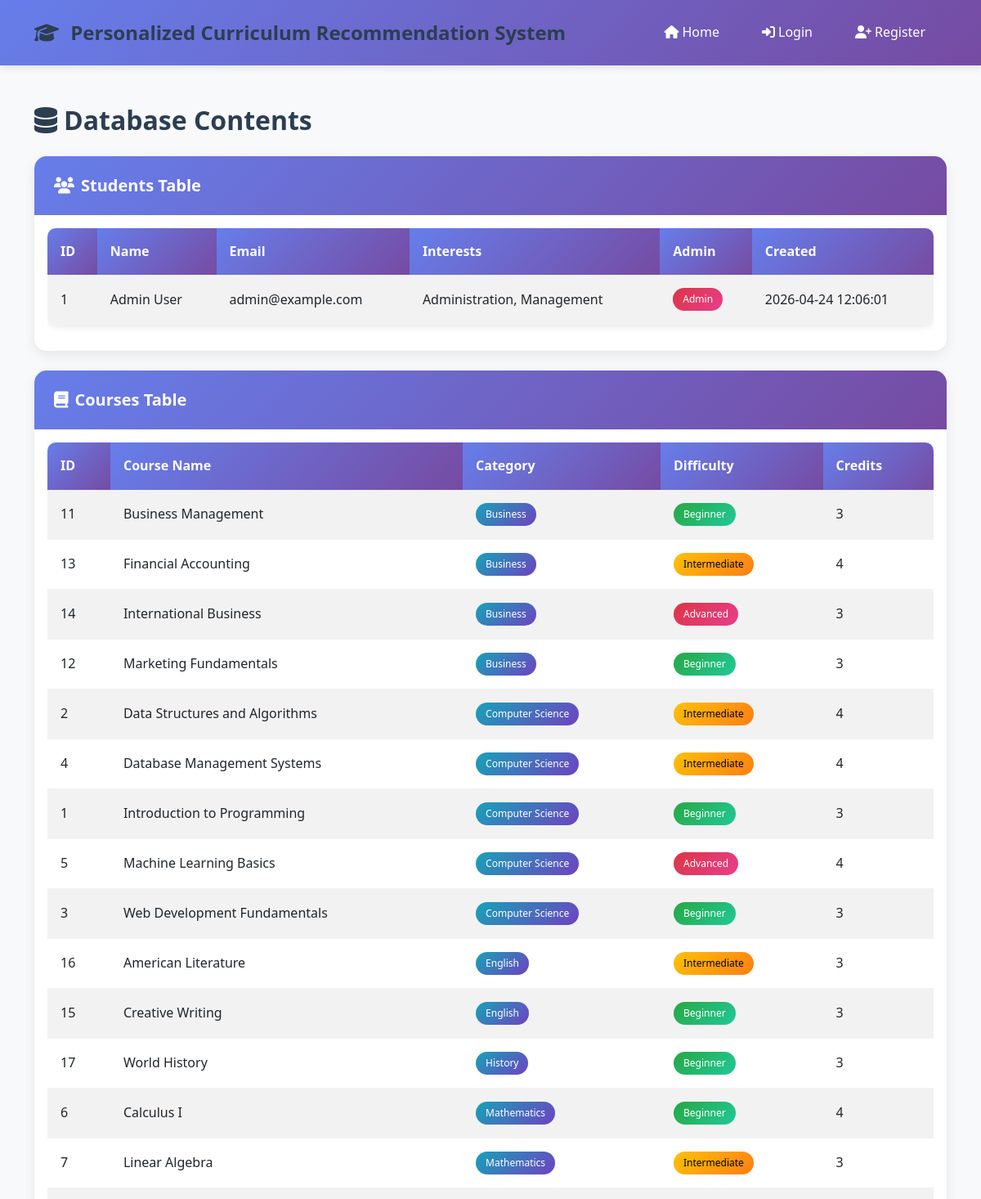
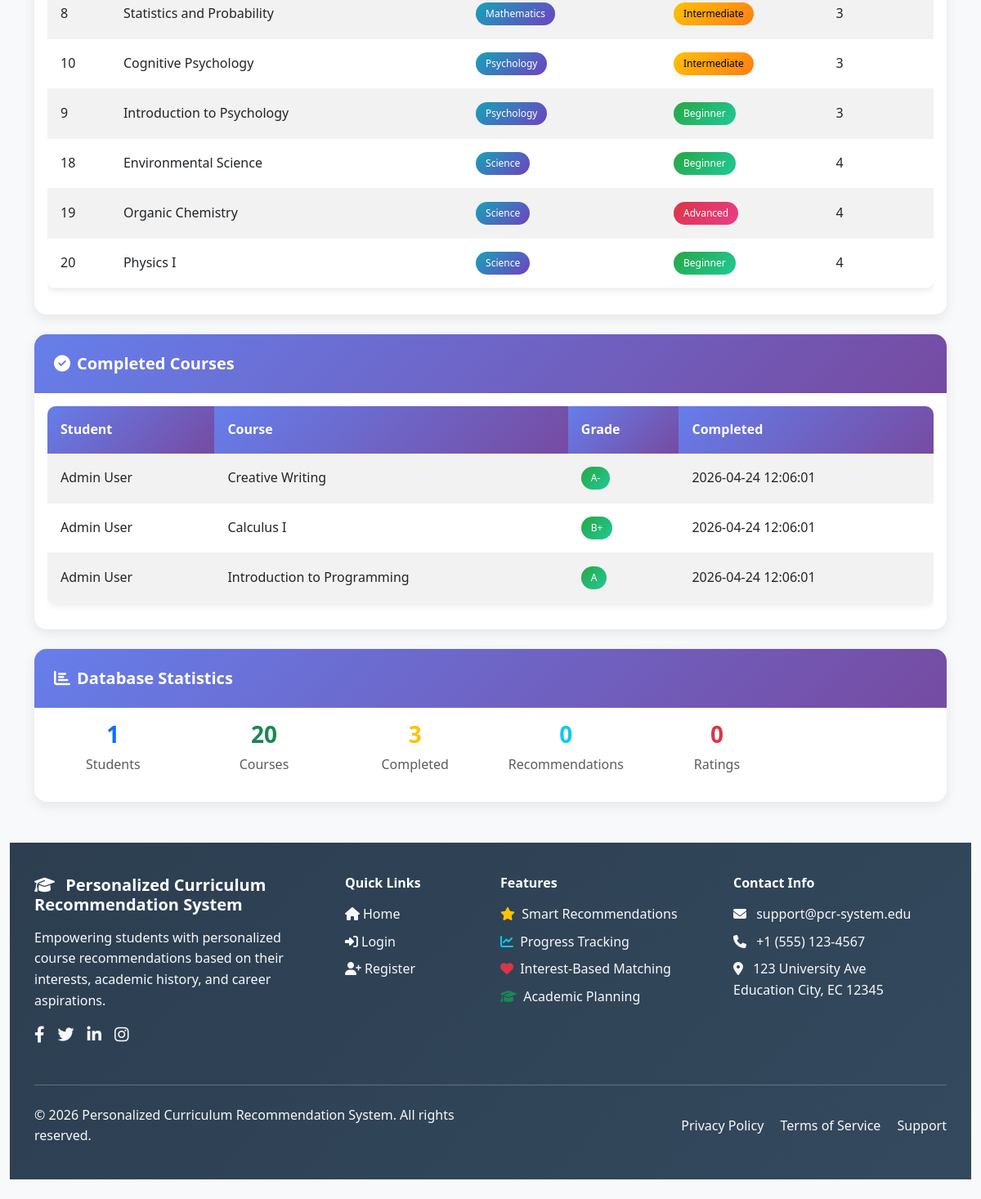
The app's page /database_viewer.php with its own data (2 pictures, top to bottom).
### tables this page shows
CREATE TABLE IF NOT EXISTS students (
    id INT AUTO_INCREMENT PRIMARY KEY,
    name VARCHAR(100) NOT NULL,
    email VARCHAR(100) UNIQUE NOT NULL,
    password VARCHAR(255) NOT NULL,
    interests TEXT,
    is_admin BOOLEAN DEFAULT FALSE,
    created_at TIMESTAMP DEFAULT CURRENT_TIMESTAMP,
    updated_at TIMESTAMP DEFAULT CURRENT_TIMESTAMP ON UPDATE CURRENT_TIMESTAMP
);

CREATE TABLE IF NOT EXISTS courses (
    id INT AUTO_INCREMENT PRIMARY KEY,
    name VARCHAR(200) NOT NULL,
    category VARCHAR(100) NOT NULL,
    difficulty ENUM('Beginner', 'Intermediate', 'Advanced') DEFAULT 'Beginner',
    keywords TEXT,
    description TEXT,
    credits INT DEFAULT 3,
    created_at TIMESTAMP DEFAULT CURRENT_TIMESTAMP,
    updated_at TIMESTAMP DEFAULT CURRENT_TIMESTAMP ON UPDATE CURRENT_TIMESTAMP
);

CREATE TABLE IF NOT EXISTS completed_courses (
    id INT AUTO_INCREMENT PRIMARY KEY,
    student_id INT NOT NULL,
    course_id INT NOT NULL,
    completed_at TIMESTAMP DEFAULT CURRENT_TIMESTAMP,
    grade VARCHAR(5),
    FOREIGN KEY (student_id) REFERENCES students(id) ON DELETE CASCADE,
    FOREIGN KEY (course_id) REFERENCES courses(id) ON DELETE CASCADE,
    UNIQUE KEY unique_student_course (student_id, course_id)
);

### database_viewer.php (the view, shortened to what this page needs)
<?php
include 'includes/header.php';
?>
<div class="container mt-4">
    <div class="row">
        <div class="col-12">
            <h2 class="mb-4">
                <i class="fas fa-database me-2"></i>Database Contents
            </h2>
            <div class="card mb-4">
                <div class="card-header">
                    <h5><i class="fas fa-users me-2"></i>Students Table</h5>
                </div>
                <div class="card-body">
                    <?php
                    try {
                        $stmt = $db->query("SELECT id, name, email, interests, is_admin, created_at FROM students");
                        $students = $stmt->fetchAll();
                        ?>
                        <div class="table-responsive">
                            <table class="table table-striped">
                                <thead>
                                    <tr>
                                        <th>ID</th>
                                        <th>Name</th>
                                        <th>Email</th>
                                        <th>Interests</th>
                                        <th>Admin</th>
                                        <th>Created</th>
                                    </tr>
                                </thead>
                                <tbody>
                                    <?php foreach ($students as $student): ?>
                                    <tr>
                                        <td><?php echo $student['id']; ?></td>
                                        <td><?php echo htmlspecialchars($student['name']); ?></td>
                                        <td><?php echo htmlspecialchars($student['email']); ?></td>
                                        <td><?php echo htmlspecialchars($student['interests']); ?></td>
                                        <td>
                                            <?php if ($student['is_admin']): ?>
                                                <span class="badge bg-danger">Admin</span>
                                            <?php else: ?>
                                                <span class="badge bg-primary">Student</span>
                                            <?php endif; ?>
                                        </td>
                                        <td><?php echo $student['created_at']; ?></td>
                                    </tr>
                                    <?php endforeach; ?>
                                </tbody>
                            </table>
                        </div>
                        <?php
                    } catch (Exception $e) {
                        echo '<div class="alert alert-danger">Error: ' . $e->getMessage() . '</div>';
                    }
                    ?>
                </div>
            </div>
            <div class="card mb-4">
                <div class="card-header">
                    <h5><i class="fas fa-book me-2"></i>Courses Table</h5>
                </div>
                <div class="card-body">
                    <?php
                    try {
                        $stmt = $db->query("SELECT id, name, category, difficulty, credits FROM courses ORDER BY category, name");
                        $courses = $stmt->fetchAll();
                        ?>
                        <div class="table-responsive">
                            <table class="table table-striped">
                                <thead>
                                    <tr>
                                        <th>ID</th>
                                        <th>Course Name</th>
                                        <th>Category</th>
                                        <th>Difficulty</th>
                                        <th>Credits</th>
                                    </tr>
                                </thead>
                                <tbody>
                                    <?php foreach ($courses as $course): ?>
                                    <tr>
                                        <td><?php echo $course['id']; ?></td>
                                        <td><?php echo htmlspecialchars($course['name']); ?></td>
                                        <td>
                                            <span class="badge bg-info"><?php echo htmlspecialchars($course['category']); ?></span>
                                        </td>
                                        <td>
                                            <?php
                                            $badgeClass = '';
                                            switch($course['difficulty']) {
                                                case 'Beginner': $badgeClass = 'bg-success'; break;
                                                case 'Intermediate': $badgeClass = 'bg-warning'; break;
                                                case 'Advanced': $badgeClass = 'bg-danger'; break;
                                            }
                                            ?>
                                            <span class="badge <?php echo $badgeClass; ?>"><?php echo $course['difficulty']; ?></span>
                                        </td>
                                        <td><?php echo $course['credits']; ?></td>
                                    </tr>
                                    <?php endforeach; ?>
                                </tbody>
                            </table>
                        </div>
                        <?php
                    } catch (Exception $e) {
                        echo '<div class="alert alert-danger">Error: ' . $e->getMessage() . '</div>';
                    }
                    ?>
                </div>
            </div>
            <div class="card mb-4">
                <div class="card-header">
                    <h5><i class="fas fa-check-circle me-2"></i>Completed Courses</h5>
                </div>
                <div class="card-body">
                    <?php
                    try {
                        $stmt = $db->query("
                            SELECT cc.id, s.name as student_name, c.name as course_name, cc.grade, cc.completed_at
                            FROM completed_courses cc
                            JOIN students s ON cc.student_id = s.id
                            JOIN courses c ON cc.course_id = c.id
                            ORDER BY cc.completed_at DESC
                        ");
                        $completed = $stmt->fetchAll();
                        ?>
                        <div class="table-responsive">
                            <table class="table table-striped">
                                <thead>
                                    <tr>
                                        <th>Student</th>
                                        <th>Course</th>
                                        <th>Grade</th>
                                        <th>Completed</th>
                                    </tr>
                                </thead>
                                <tbody>
                                    <?php foreach ($completed as $comp): ?>
                                    <tr>
                                        <td><?php echo htmlspecialchars($comp['student_name']); ?></td>
                                        <td><?php echo htmlspecialchars($comp['course_name']); ?></td>
                                        <td>
                                            <span class="badge bg-success"><?php echo $comp['grade']; ?></span>
                                        </td>
                                        <td><?php echo $comp['completed_at']; ?></td>
                                    </tr>
                                    <?php endforeach; ?>
                                </tbody>
                            </table>
                        </div>
                        <?php
                    } catch (Exception $e) {
                        echo '<div class="alert alert-danger">Error: ' . $e->getMessage() . '</div>';
                    }
                    ?>
                </div>
            </div>
            <div class="card">
                <div class="card-header">
                    <h5><i class="fas fa-chart-bar me-2"></i>Database Statistics</h5>
                </div>
                <div class="card-body">
                    <?php
                    try {
                        $stats = [];
                        $stmt = $db->query("SELECT COUNT(*) as count FROM students");
                        $stats['students'] = $stmt->fetch()['count'];
                        $stmt = $db->query("SELECT COUNT(*) as count FROM courses");
                        $stats['courses'] = $stmt->fetch()['count'];
                        $stmt = $db->query("SELECT COUNT(*) as count FROM completed_courses");
                        $stats['completed'] = $stmt->fetch()['count'];
                        $stmt = $db->query("SELECT COUNT(*) as count FROM recommendations");
                        $stats['recommendations'] = $stmt->fetch()['count'];
                        $stmt = $db->query("SELECT COUNT(*) as count FROM course_ratings");
                        $stats['ratings'] = $stmt->fetch()['count'];
                        ?>
                        <div class="row">
                            <div class="col-md-2">
                                <div class="text-center">
                                    <h3 class="text-primary"><?php echo $stats['students']; ?></h3>
                                    <p class="text-muted">Students</p>
                                </div>
                            </div>
                            <div class="col-md-2">
                                <div class="text-center">
                                    <h3 class="text-success"><?php echo $stats['courses']; ?></h3>
                                    <p class="text-muted">Courses</p>
                                </div>
                            </div>
                            <div class="col-md-2">
                                <div class="text-center">
                                    <h3 class="text-warning"><?php echo $stats['completed']; ?></h3>
                                    <p class="text-muted">Completed</p>
                                </div>
                            </div>
                            <div class="col-md-2">
                                <div class="text-center">
                                    <h3 class="text-info"><?php echo $stats['recommendations']; ?></h3>
                                    <p class="text-muted">Recommendations</p>
                                </div>
                            </div>
                            <div class="col-md-2">
                                <div class="text-center">
                                    <h3 class="text-danger"><?php echo $stats['ratings']; ?></h3>
                                    <p class="text-muted">Ratings</p>
                                </div>
                            </div>
                        </div>
                        <?php
                    } catch (Exception $e) {
                        echo '<div class="alert alert-danger">Error: ' . $e->getMessage() . '</div>';
                    }
                    ?>
                </div>
            </div>
        </div>
    </div>
</div>
<?php include 'includes/footer.php'; ?>

### records on screen
students: id "1", name "Admin User", email "admin@example.com", interests "Administration, Management", is_admin "Admin", created_at "2026-04-24 12:06:01"
courses: id "11", name "Business Management", category "Business", difficulty "Beginner", credits "3"
courses: id "13", name "Financial Accounting", category "Business", difficulty "Intermediate", credits "4"
courses: id "14", name "International Business", category "Business", difficulty "Advanced", credits "3"
courses: id "12", name "Marketing Fundamentals", category "Business", difficulty "Beginner", credits "3"
courses: id "2", name "Data Structures and Algorithms", category "Computer Science", difficulty "Intermediate", credits "4"
courses: id "4", name "Database Management Systems", category "Computer Science", difficulty "Intermediate", credits "4"
courses: id "1", name "Introduction to Programming", category "Computer Science", difficulty "Beginner", credits "3"
courses: id "5", name "Machine Learning Basics", category "Computer Science", difficulty "Advanced", credits "4"
courses: id "3", name "Web Development Fundamentals", category "Computer Science", difficulty "Beginner", credits "3"
courses: id "16", name "American Literature", category "English", difficulty "Intermediate", credits "3"
courses: id "15", name "Creative Writing", category "English", difficulty "Beginner", credits "3"
courses: id "17", name "World History", category "History", difficulty "Beginner", credits "3"
courses: id "6", name "Calculus I", category "Mathematics", difficulty "Beginner", credits "4"
courses: id "7", name "Linear Algebra", category "Mathematics", difficulty "Intermediate", credits "3"
courses: id "8", name "Statistics and Probability", category "Mathematics", difficulty "Intermediate", credits "3"
courses: id "10", name "Cognitive Psychology", category "Psychology", difficulty "Intermediate", credits "3"
courses: id "9", name "Introduction to Psychology", category "Psychology", difficulty "Beginner", credits "3"
courses: id "18", name "Environmental Science", category "Science", difficulty "Beginner", credits "4"
courses: id "19", name "Organic Chemistry", category "Science", difficulty "Advanced", credits "4"
courses: id "20", name "Physics I", category "Science", difficulty "Beginner", credits "4"
completed_courses: student.name "Admin User", course.name "Creative Writing", grade "A-", completed_at "2026-04-24 12:06:01"
completed_courses: student.name "Admin User", course.name "Calculus I", grade "B+", completed_at "2026-04-24 12:06:01"
completed_courses: student.name "Admin User", course.name "Introduction to Programming", grade "A", completed_at "2026-04-24 12:06:01"

### other values on screen
APP_NAME "Personalized Curriculum Recommendation System"
$item['title'] "Home"
$item['title'] "Login"
$item['title'] "Register"
$stats['students'] "1"
$stats['courses'] "20"
$stats['completed'] "3"
$stats['recommendations'] "0"
$stats['ratings'] "0"
